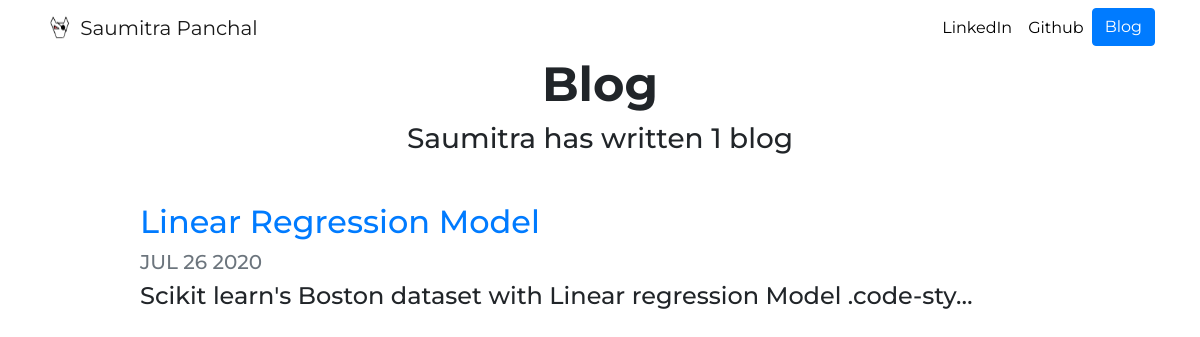
Screenshot of /blog/ with the database file from the repository.
### blog/models.py (models this page shows, shortened)
class Blog(models.Model):
    title = models.CharField(max_length = 200)
    description = models.TextField()
    date = models.DateField()

### blog/views.py (the view)
# urls.py: path('', views.all_blogs,name='all_blogs'),
def all_blogs(request):
    blogs = Blog.objects.order_by('-date')
    return render(request, 'blog/all_blogs.html',{'blogs':blogs})

### blog/templates/blog/all_blogs.html
{% extends "portfolio/base.html" %}
{% load static %}
{% block content %}
<h1 id="blogtitle" class="font-weight-bold text-center">Blog</h1>
<h3 class="text-center mb-5">Saumitra has written {{ blogs.count }} blog{{ blogs.count|pluralize }}</h3>
{% for blog in blogs %}
<div class="row justify-content-center my-3">
  <div class="col-md-10">
    <a href="{% url 'blog:detail' blog.id %}">
      <h2>{{ blog.title }}</h2>
    </a>
    <h5 class="text-muted">{{ blog.date|date:'M d Y'|upper }}</h5>
    <h4>{{ blog.description|striptags|truncatechars:100 }}</h4>
  </div>
</div>
{% endfor %}
{% endblock %}

### portfolio/static/portfolio/custom.css (style rules this page uses)
body { font-family: 'Architects Daughter', cursive; font-family: 'Montserrat', sans-serif; }
#blogtitle { font-size: 3rem; }

### rows the page displays
Blog: title "Linear Regression Model", date "JUL 26 2020", description "Scikit learn's Boston dataset with Linear regression Model .code-sty…"

### other values shown
{{ blogs.count }} "1"
